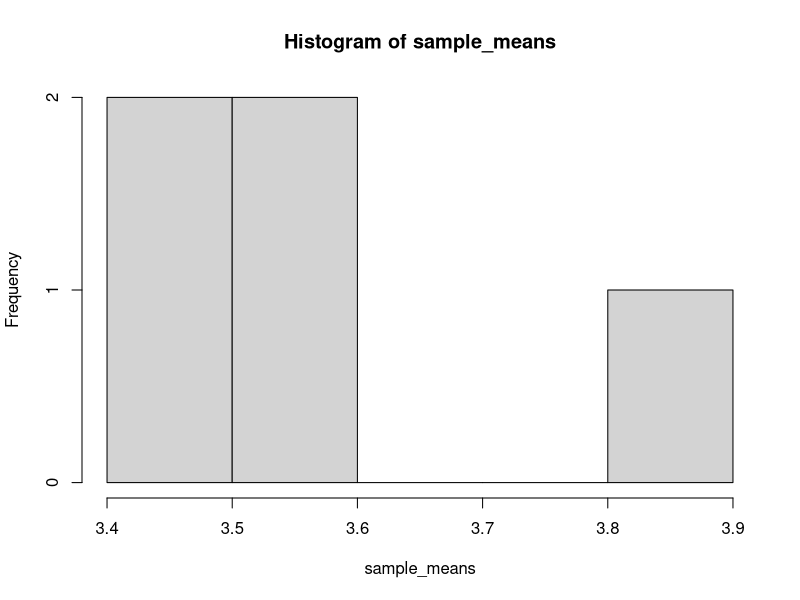
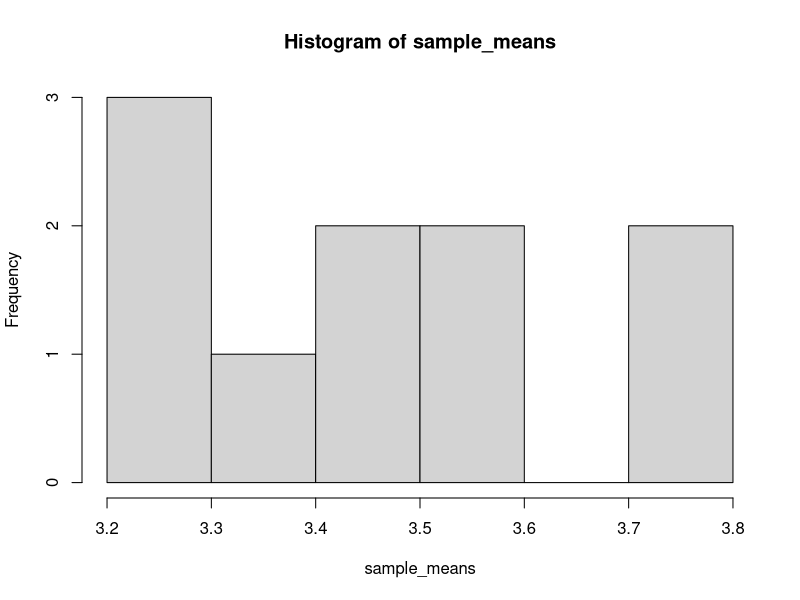
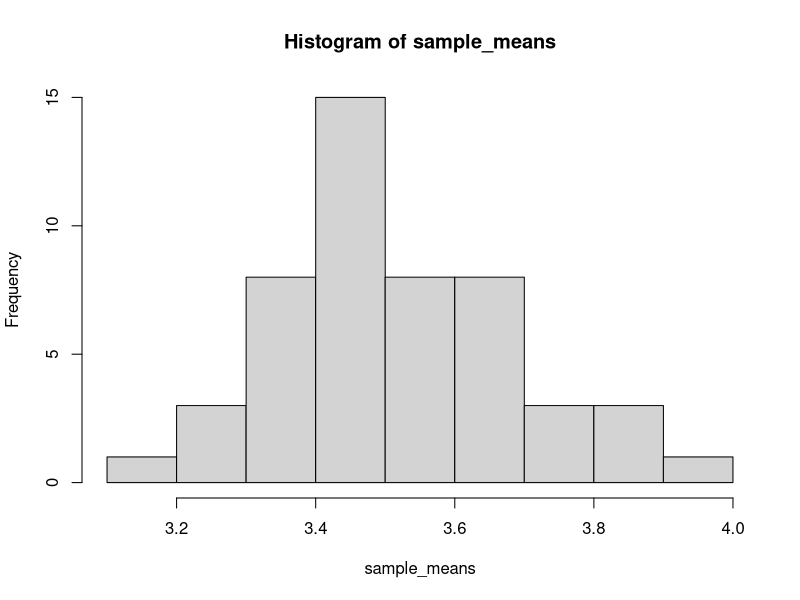
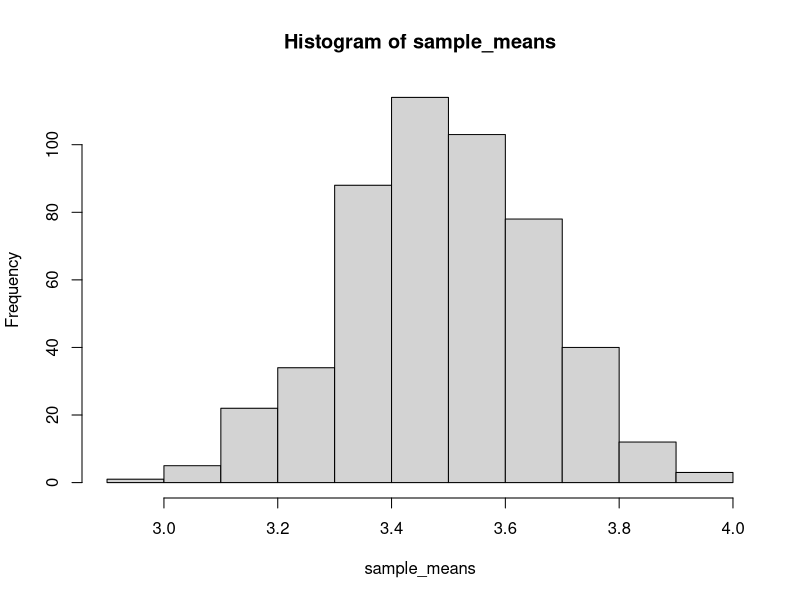
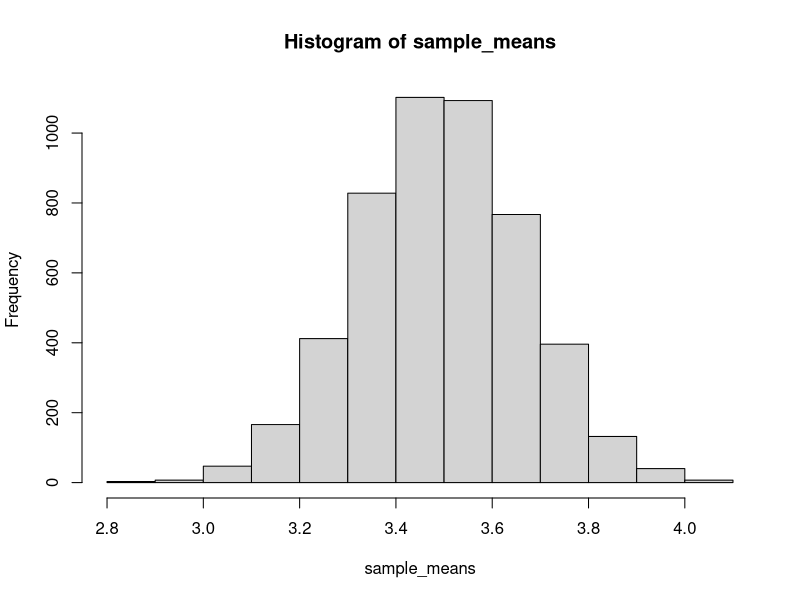

R code for these plots, in order: (Note: this script raises an error after producing the figures.)
set.seed(9999)
# Set the number of trials and the number of rolls per trial
#The Law of Large Numbers states that if one repeats an experiment (independently) over and over and averages the results of those experiments, the average will be close to the expected value (e.g., population mean).

# What would the expected mean be? 
# Expected Value equation: E(X) = μ = ∑x P(x)
# To calculate the expected value E(X) or mean μ of a discrete random variable X, just multiply each of the variable's values by their corresponding probabilities and then sum up the resulting products.
em <- (1*(1/6)) + (2*(1/6)) + (3*(1/6)) + (4*(1/6)) + (5*(1/6)) + (6*(1/6)) 
cat("Expected Mean:", em)



num_trials <- 5 #can be thought of as experiments
rolls_per_trial <- 100 #how many participants or respondents in one experiment

# Function to simulate rolling a fair six-sided die
roll_die <- function() {
  sample(1:6, 1, replace = TRUE)
}

# Initialize an empty vector to store the sample means
sample_means <- numeric(num_trials)

# Perform the trials
for (i in 1:num_trials) {
  # Initialize the sum of rolls for each trial
  sum_rolls <- 0
  
  # Roll the die 'rolls_per_trial' times and sum the outcomes
  for (j in 1:rolls_per_trial) {
    sum_rolls <- sum_rolls + roll_die()
  }
  
  # Calculate the sample mean for each trial
  sample_means[i] <- sum_rolls / rolls_per_trial
}

# Calculate the average of the sample means
mean_of_sample_means <- mean(sample_means)

# Print the result
cat("Mean of sample means:", mean_of_sample_means)
hist(sample_means)


# Set the number of trials and the number of rolls per trial
num_trials <- 10
rolls_per_trial <- 100

# Function to simulate rolling a fair six-sided die
roll_die <- function() {
  sample(1:6, 1, replace = TRUE)
}

# Initialize an empty vector to store the sample means
sample_means <- numeric(num_trials)

# Perform the trials
for (i in 1:num_trials) {
  # Initialize the sum of rolls for each trial
  sum_rolls <- 0
  
  # Roll the die 'rolls_per_trial' times and sum the outcomes
  for (j in 1:rolls_per_trial) {
    sum_rolls <- sum_rolls + roll_die()
  }
  
  # Calculate the sample mean for each trial
  sample_means[i] <- sum_rolls / rolls_per_trial
}

# Calculate the average of the sample means
mean_of_sample_means <- mean(sample_means)

# Print the result
cat("Mean of sample means:", mean_of_sample_means)
hist(sample_means)




##############
# Set the number of trials and the number of rolls per trial
num_trials <- 50
rolls_per_trial <- 100

# Function to simulate rolling a fair six-sided die
roll_die <- function() {
  sample(1:6, 1, replace = TRUE)
}

# Initialize an empty vector to store the sample means
sample_means <- numeric(num_trials)

# Perform the trials
for (i in 1:num_trials) {
  # Initialize the sum of rolls for each trial
  sum_rolls <- 0
  
  # Roll the die 'rolls_per_trial' times and sum the outcomes
  for (j in 1:rolls_per_trial) {
    sum_rolls <- sum_rolls + roll_die()
  }
  
  # Calculate the sample mean for each trial
  sample_means[i] <- sum_rolls / rolls_per_trial
}

# Calculate the average of the sample means
mean_of_sample_means <- mean(sample_means)

# Print the result
cat("Mean of sample means:", mean_of_sample_means)
hist(sample_means)




##############
# Set the number of trials and the number of rolls per trial
num_trials <- 500
rolls_per_trial <- 100

# Function to simulate rolling a fair six-sided die
roll_die <- function() {
  sample(1:6, 1, replace = TRUE)
}

# Initialize an empty vector to store the sample means
sample_means <- numeric(num_trials)

# Perform the trials
for (i in 1:num_trials) {
  # Initialize the sum of rolls for each trial
  sum_rolls <- 0
  
  # Roll the die 'rolls_per_trial' times and sum the outcomes
  for (j in 1:rolls_per_trial) {
    sum_rolls <- sum_rolls + roll_die()
  }
  
  # Calculate the sample mean for each trial
  sample_means[i] <- sum_rolls / rolls_per_trial
}

# Calculate the average of the sample means
mean_of_sample_means <- mean(sample_means)

# Print the result
cat("Mean of sample means:", mean_of_sample_means)
hist(sample_means)




##############
# Set the number of trials and the number of rolls per trial
num_trials <- 5000
rolls_per_trial <- 100

# Function to simulate rolling a fair six-sided die
roll_die <- function() {
  sample(1:6, 1, replace = TRUE)
}

# Initialize an empty vector to store the sample means
sample_means <- numeric(num_trials)

# Perform the trials
for (i in 1:num_trials) {
  # Initialize the sum of rolls for each trial
  sum_rolls <- 0
  
  # Roll the die 'rolls_per_trial' times and sum the outcomes
  for (j in 1:rolls_per_trial) {
    sum_rolls <- sum_rolls + roll_die()
  }
  
  # Calculate the sample mean for each trial
  sample_means[i] <- sum_rolls / rolls_per_trial
}

# Calculate the average of the sample means
mean_of_sample_means <- mean(sample_means)

# Print the result
cat("Mean of sample means:", mean_of_sample_means)
hist(sample_means)




##############
#install.packages("doParallel")
#install.packages("foreach")
library(doParallel)
library(foreach)

# Set the number of trials and the number of rolls per trial
num_trials <- 50000
rolls_per_trial <- 100

# Function to simulate rolling a fair six-sided die
roll_die <- function() {
  sample(1:6, 1, replace = TRUE)
}

# Initialize an empty vector to store the sample means
sample_means <- numeric(num_trials)

# Set the number of cores to utilize (adjust according to your system)
num_cores <- 16

# Initialize parallel backend with the specified number of cores
cl <- makeCluster(num_cores)
registerDoParallel(cl)

# Perform the trials in parallel
sample_means <- foreach(i = 1:num_trials, .combine = c) %dopar% {
  # Initialize the sum of rolls for each trial
  sum_rolls <- 0
  
  # Roll the die 'rolls_per_trial' times and sum the outcomes
  for (j in 1:rolls_per_trial) {
    sum_rolls <- sum_rolls + roll_die()
  }
  
  # Calculate the sample mean for each trial
  sum_rolls / rolls_per_trial
}

# Stop the parallel backend
stopCluster(cl)
registerDoSEQ()

# Calculate the average of the sample means
mean_of_sample_means <- mean(sample_means)

# Print the result
cat("Mean of sample means:", mean_of_sample_means)
hist(sample_means)



